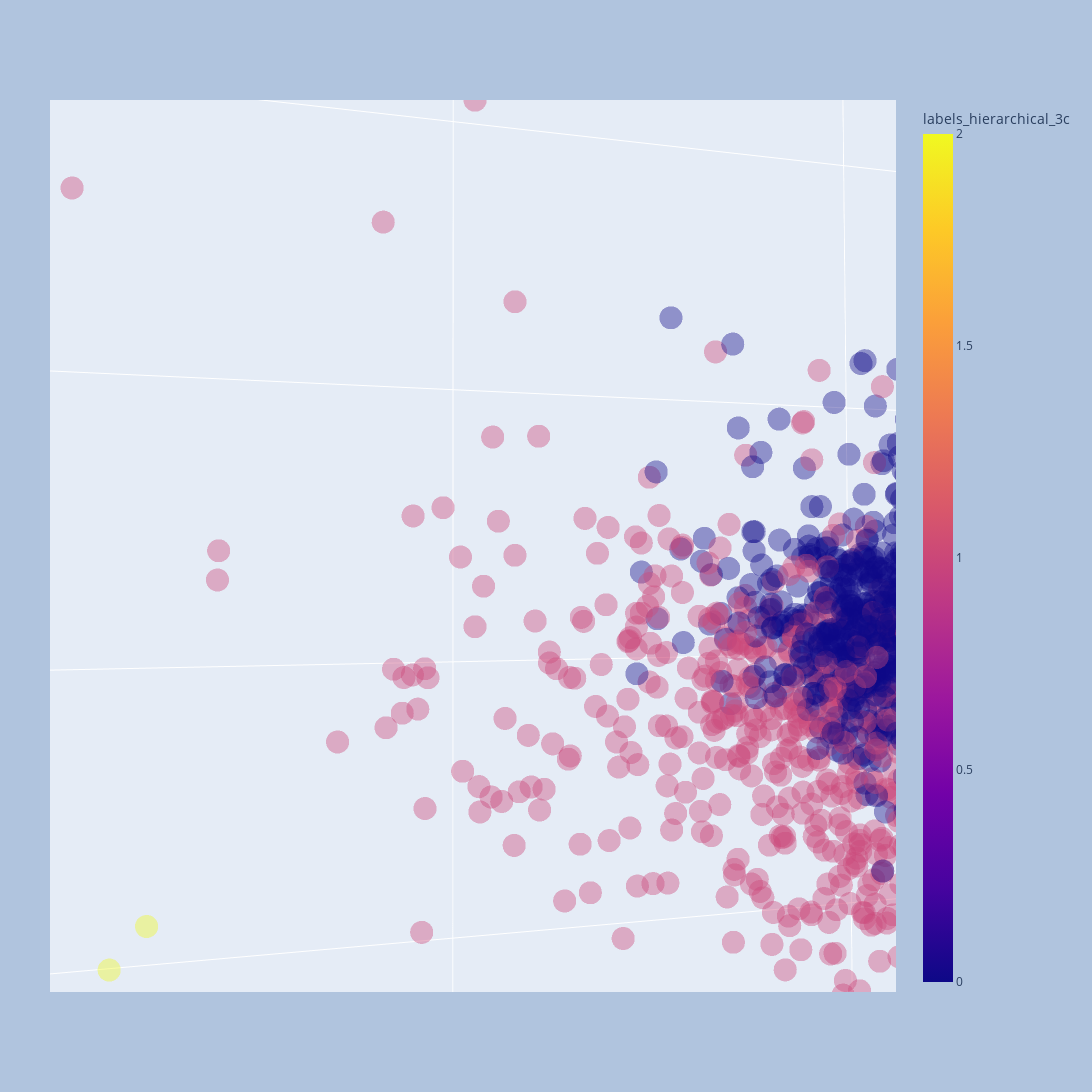

Write notebook code for a chart like this one.
### Code cell
fig = px.scatter_3d(data, x='PCA1', y='PCA2', z='PCA3',
                    size_max=18, color='labels_hierarchical_3c',
              #symbol='labels_hierarchical_3c', 
                    opacity=0.4)
fig.update_layout(
    autosize=False,
    width=1200,
    height=1200,
    margin=dict(
        l=50,
        r=50,
        b=100,
        t=100,
        pad=4
    ),
    paper_bgcolor="LightSteelBlue",
)
fig.show()

### Figure 1 — Plotly figure (JSON) as saved in the notebook; plotly's stock layout.template omitted (floating-point values rounded to 4 significant figures; data arrays with more than 128 entries replaced by an {"elided": "..."} marker saying what was removed)
{"data": [{"hovertemplate": "PCA1=%{x}<br>PCA2=%{y}<br>PCA3=%{z}<br>labels_hierarchical_3c=%{marker.color}<extra></extra>", "legendgroup": "", "marker": {"color": {"elided": "8500 int values"}, "coloraxis": "coloraxis", "opacity": 0.4, "symbol": "circle"}, "mode": "markers", "name": "", "scene": "scene", "showlegend": false, "type": "scatter3d", "x": {"elided": "8500 float values"}, "y": {"elided": "8500 float values"}, "z": {"elided": "8500 float values"}}], "layout": {"autosize": false, "coloraxis": {"colorbar": {"title": {"text": "labels_hierarchical_3c"}}, "colorscale": [[0, "#0d0887"], [0.1111, "#46039f"], [0.2222, "#7201a8"], [0.3333, "#9c179e"], [0.4444, "#bd3786"], [0.5556, "#d8576b"], [0.6667, "#ed7953"], [0.7778, "#fb9f3a"], [0.8889, "#fdca26"], [1, "#f0f921"]]}, "height": 1200, "legend": {"tracegroupgap": 0}, "margin": {"b": 100, "l": 50, "pad": 4, "r": 50, "t": 100}, "paper_bgcolor": "LightSteelBlue", "scene": {"aspectmode": "auto", "aspectratio": {"x": 1, "y": 1, "z": 1}, "camera": {"center": {"x": 0, "y": 0, "z": 0}, "eye": {"x": 0.02734, "y": 0.1023, "z": -0.003165}, "projection": {"type": "perspective"}, "up": {"x": 0, "y": 0, "z": 1}}, "domain": {"x": [0, 1], "y": [0, 1]}, "xaxis": {"title": {"text": "PCA1"}, "type": "linear"}, "yaxis": {"title": {"text": "PCA2"}, "type": "linear"}, "zaxis": {"title": {"text": "PCA3"}, "type": "linear"}}, "width": 1200}}
